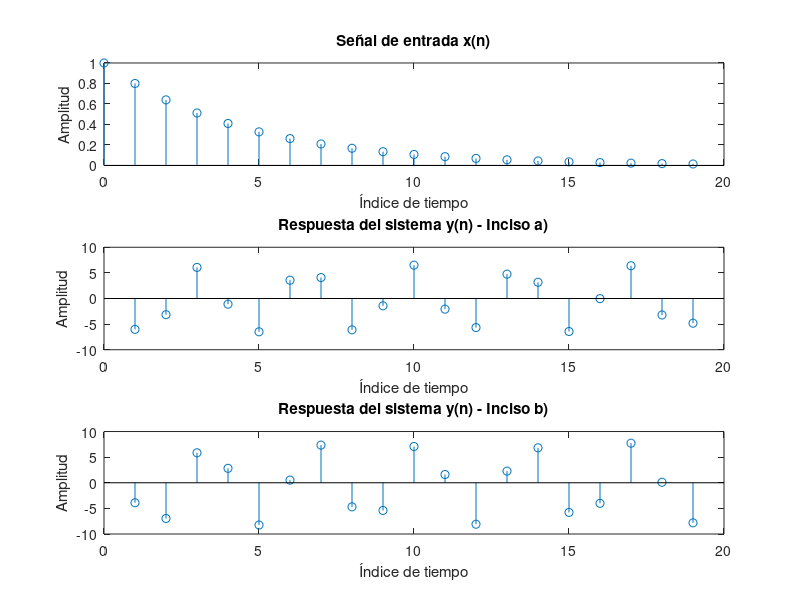

Write MATLAB code to recreate this figure.
% Definir los coeficientes de la ecuación en diferencias
b = [2 -4];
a = [1 0.5 1];
% Condiciones iniciales
y_ini = [1 0];  % y(-2) = 1, y(-1) = 0
x_ini = [-1];   % x(-1) = -1
% Señal de entrada
n = 0:19;
x = [x_ini 0.8.^n];
% Inciso a) - Calcular con condiciones iniciales
zi = filtic(b, a, y_ini, x_ini);
y_a = filter(b, a, x, zi);
% Inciso b) - Calcular sin condiciones iniciales
y_b = filter(b, a, x);
% Graficar resultados
subplot(3, 1, 1)
stem(n, x(2:end))
title('Señal de entrada x(n)')
xlabel('Índice de tiempo')
ylabel('Amplitud')
subplot(3, 1, 2)
stem(n(2:end), y_a(3:end))  % Usar n(2:end) para que coincida con la longitud de y_a(3:end)
title('Respuesta del sistema y(n) - Inciso a)')
xlabel('Índice de tiempo')
ylabel('Amplitud')
subplot(3, 1, 3)
stem(n(2:end), y_b(3:end))  % Usar n(2:end) para que coincida con la longitud de y_b(3:end)
title('Respuesta del sistema y(n) - Inciso b)')
xlabel('Índice de tiempo')
ylabel('Amplitud')